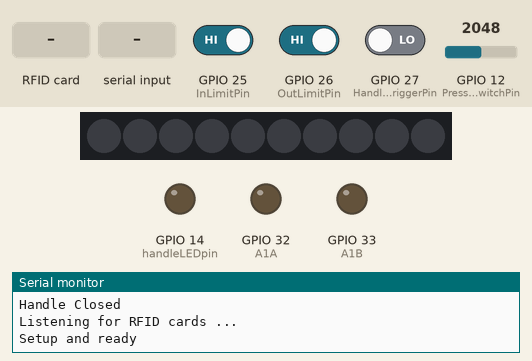
Recording of a sketch running on a simulated ESP32. On the bench: 10 RGB LEDs in strip order, left to right, output pins drawn as LEDs (lit = HIGH), the last lines printed to the serial monitor. The test bench sets the inputs (shaded band); at power-on: GPIO 12 (PressureSwitchPin) = 2048, GPIO 27 (HandleTriggerPin) LOW, GPIO 25 (InLimitPin) HIGH, GPIO 26 (OutLimitPin) HIGH. Dim RGB values are drawn brighter than linear.

Above: at 3.2 s.
3.3 s: GPIO 12 (PressureSwitchPin) set to 0
At 5.2 s:
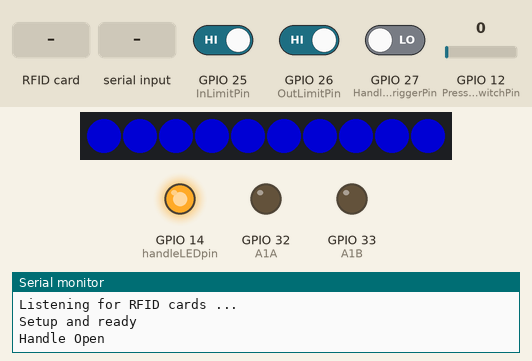
5.5 s: RFID card 5E 7A 19 C4 held to the reader
At 5.8 s:
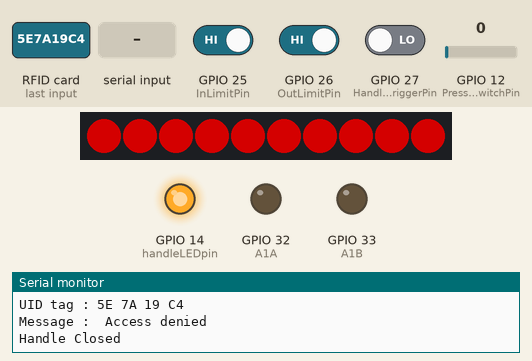
8.5 s: GPIO 27 (HandleTriggerPin) driven HIGH
At 9.4 s:
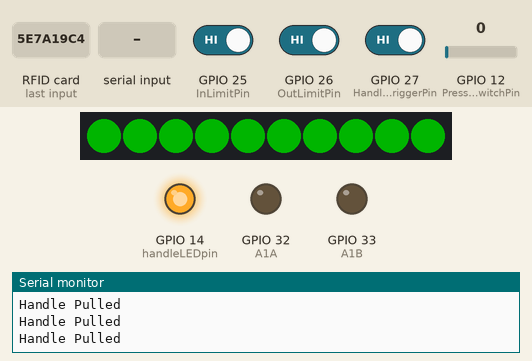
10.0 s: "c" received over Serial
At 11.3 s:
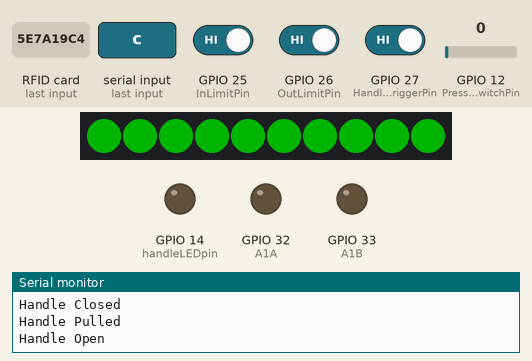
13.0 s: RFID card 59 7D 80 C2 held to the reader
At 14.2 s:
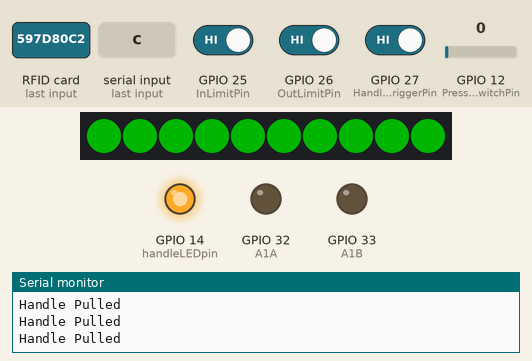
14.5 s: GPIO 27 (HandleTriggerPin) driven LOW
At 14.9 s:
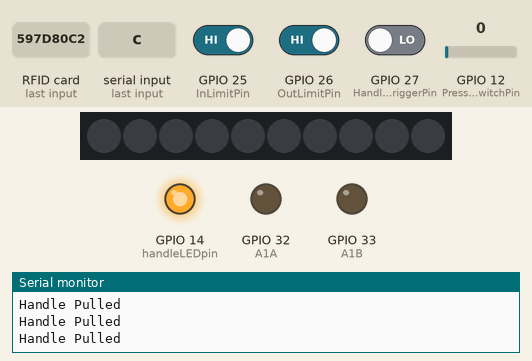
Timing chart, 0 to 17.0 s (numbered marks = the images above; inputs shaded):
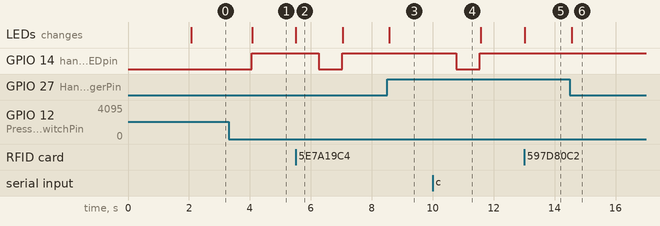

Measured:
- after the input at 3.3 s, GPIO 14 (handleLEDpin): LOW → HIGH after 0.76 s; the LEDs: change after 0.79 s (image 1)
- after the input at 5.5 s, GPIO 14 (handleLEDpin): HIGH → LOW after 0.75 s, → HIGH 0.78 s later; the LEDs: change at once (image 2)
- after the input at 8.5 s, the LEDs: change after 0.07 s (image 3)
- after the input at 10.0 s, GPIO 14 (handleLEDpin): HIGH → LOW after 0.77 s, → HIGH 0.78 s later
- after the input at 13.0 s, the LEDs: change at once (image 5)
- after the input at 14.5 s, the LEDs: change after 0.07 s (image 6)
- what the display in image 2 shows lasts 1.6 s, from 5.5 s to 7.1 s

The sketch:

Tesla_Door_Handle.ino
```cpp
/*
  Code for controlling Tesla Door Handle
  motor R opens, Motor L closes, O turns motor off
   Pin definitions can be changed and adapted to whatever you like.
   Use Pullup resistors on limit switches
   Connect motor to 5-12v dc, both work just fine.
   I am using an MFRC522 RFID card reader to unlock the door but the code could be easily adapted to suit a host of purpuses :)
*/

//-----RFID Libraries and definitions-----
#include <SPI.h>
#include <MFRC522.h>

#define SS_PIN 21
#define RST_PIN 17

MFRC522 mfrc522(SS_PIN, RST_PIN);   // Create MFRC522 instance.

//LED Library
#include "FastLED.h"                                          // FastLED library. Preferably the latest copy of FastLED 2.1.


//------Pin Definitions-----

//Motor Definitions

const int A1A = 32;//define pin 2 for A1A
const int A1B = 33;//define pin 3 for A1B

//Limit switch definitions

#define InLimitPin 25
#define OutLimitPin 26
#define HandleTriggerPin 27
#define PressureSwitchPin 12

//Handle Light definitions
#define handleLEDpin 14  //led that is built into the handle

//LED Strip pin Definitons
// Fixed global definitions.
#define LED_DT 4                                             // Data pin to connect to the strip.


//-----Integer Definitions-----

//limit switch integers
int InLimitStatus = 0;
int OutLimitStatus = 0;
int HandleTriggerStatus = 0; //storing handle pulled switch status

//Pressure Switch
int PressureSwitchStatus = 0;  //For storing Pressure Sensor state

//Serial definitons
char receivedChar;
boolean newData = false;


//motion state definitions
int currentPosition = 0; //0 means closed 1 means open
int targetPosition = 0; //the handle position we want it to move to


//LED Strip Definitons
#define COLOR_ORDER GRB                                       // Are they RGB, GRB or what??
#define LED_TYPE WS2812B                                       // Don't forget to change LEDS.addLeds
#define NUM_LEDS 10                                           // Number of LED's.
int brightness = 0;  //brigtness used in fade functions
int fadeAmount = 5;  //speed of fade

uint8_t max_bright = 128;                                      // Overall brightness definition. It can be changed on the fly.
struct CRGB leds[NUM_LEDS];                                   // Initialize our LED array.

int LEDstatus = 0;   //0 is off, 1 is locked, 2, is unlocked, 3 is rf read, 4 is motion detected
int LastLEDstatus = 0; //store last led status

//led timer definitions
unsigned long previousMillis1 = 0;        // will store last time LED was updated
// constants won't change:
const long interval1 = 1000;           // interval at which to blink (milliseconds)


//Global State Variables (these are used to update everyting globally)

int LockedState = 0; //State to store whether or not the door is locked
int HandlePulledState = 0;  //0 os no pull, 1 is pulled
int LastHandlePulledState = 0;
int MotionState = 0;  //0 is no motion, 1 is motion
int DoorState = 0; //Whether or not door is closed, 0 is closed, 1 is open


void setup() {
  Serial.begin(115200);

  //Motor Pin Setup
  pinMode(A1A, OUTPUT);
  pinMode(A1B, OUTPUT);

  //Limit pin setup
  pinMode(InLimitPin, INPUT);
  pinMode(OutLimitPin, INPUT);
  pinMode(HandleTriggerPin, INPUT);

  //Pressure Switch
  pinMode(PressureSwitchPin, INPUT);

  //handle led pin setup
  pinMode(handleLEDpin, OUTPUT);

  //LED Strip Setup
  LEDS.addLeds<LED_TYPE, LED_DT, COLOR_ORDER>(leds, NUM_LEDS);  // Use this for WS2801 or APA102
  set_max_power_in_volts_and_milliamps(5, 500);               // This is used by the power management functionality and is currently set at 5V, 500mA.
  FastLED.setBrightness(max_bright);
  LEDstatus = 3;  //set leds to off
  delay(1000);
  LEDstatus = 0;

  delay(1000);

  //Initializing the handle
  UpdateLimits();
  UpdatePosition();
  if (currentPosition == 0) {
    Serial.println("Handle Closed");
  }
  if (currentPosition == 1) {
    Serial.println("Handle Opened");
  }

  //RFID setup
  SPI.begin();      // Initiate  SPI bus
  mfrc522.PCD_Init();   // Initiate MFRC522
  Serial.println("Listening for RFID cards ...");
  Serial.println();
  //If you set Antenna Gain to Max it will increase reading distance
  mfrc522.PCD_SetAntennaGain(mfrc522.RxGain_max);

  //Finishing up setup
  Serial.println("Setup and ready");
}

void loop() {

  //-----Handle Loop-----
  ListenToPressureSensor();

  UpdateLimits();
  //debugSwitches();
  HandleSerial(); //listen for commands for position control


  //Listen for position change commands
  if (targetPosition == 1 && currentPosition == 0) {
    openHandle();
  }

  if (targetPosition == 0 && currentPosition == 1) {
    closeHandle();
  }

  //Listen for handle pull commands
  if (HandleTriggerStatus == 1) {
    HandlePulled(); //runs whatever function needed when handle is pulled
  } else {
    HandleNotPulled();
  }

  //run functions based on handle position
  if (currentPosition == 1) {
    HandleOpen();
  }
  if (currentPosition == 0) {
    HandleClosed();
  }


  //-----RFID Loop-----
  ListenForRFID();

  //Update Status Leds
  HandleIndicatorLEDs();


}//-----end loop-----:)

//------------Handle State Functions--------------

void HandlePulled() {
  Serial.println("Handle Pulled");
  HandlePulledState = 1;
}

void HandleNotPulled() {
  HandlePulledState  = 0;
}

void HandleOpen() {
  digitalWrite(handleLEDpin, HIGH);
}

void HandleClosed() {
  digitalWrite(handleLEDpin, LOW);
}

//------------motor control functions--------------

void openHandle() {
  if (OutLimitStatus == 0) {
    Serial.println("Handle Opening");
    motor('R');// Turn motor on in opening direction
    //LEDstatus = 4; //handle is open, update leds
  }

  if (OutLimitStatus == 1) {
    motor('O');// Turn motor OFF
    Serial.println("Handle Open");
    delay(750); //debounce delay for other functions
    currentPosition = 1;  //update current position
  }
}


void closeHandle() {
  if (InLimitStatus == 0) {
    Serial.println("Handle Closing");
    motor('L');// Turn motor on in opening direction
  }

  if (InLimitStatus == 1) {
    motor('O');// Turn motor OFF
    Serial.println("Handle Closed");
    delay(750); //debounce delay for other functions
    currentPosition = 0;  //update current position
  }
}

void motor(char d)
{
  if (d == 'R') {
    digitalWrite(A1A, LOW);
    digitalWrite(A1B, HIGH);
  } else if (d == 'L') {
    digitalWrite(A1A, HIGH);
    digitalWrite(A1B, LOW);
  } else {
    //Robojax.com L9110 Motor Tutorial
    // Turn motor OFF
    digitalWrite(A1A, LOW);
    digitalWrite(A1B, LOW);
  }
}// motorA end


//----------position and limit reading functions-------------

void UpdatePosition() {

  if (OutLimitStatus == 1) {
    currentPosition = 1;  //update current position
  }
  if (InLimitStatus == 1) {
    currentPosition = 0;  //update current position
  }
}

void UpdateLimits() {
  //read limit switches
  InLimitStatus = digitalRead(InLimitPin);
  OutLimitStatus = digitalRead(OutLimitPin);
  HandleTriggerStatus = digitalRead(HandleTriggerPin);
}


void debugSwitches() {
  Serial.print("In Limit- ");
  Serial.print(InLimitStatus);
  Serial.print("---");
  Serial.print("Out Limit- ");
  Serial.print(OutLimitStatus);
  Serial.print("---");
  Serial.print("Handle Switch- ");
  Serial.println(HandleTriggerStatus);
}

bool ReadPressureSensor() {  //returns 1 or 0 based on pulled state
  PressureSwitchStatus = analogRead(PressureSwitchPin);
  //Serial.println(PressureSwitchStatus);
  if (PressureSwitchStatus == 0) {
    return true;
  } else {
    return false;
  }
}

void ListenToPressureSensor() {
  //Pressure Sensor Locking and Opening
  if (ReadPressureSensor() == true) {  //open the handle if pressure sensor is tapped
    if (LockedState == 0) {
      if (currentPosition == 0) {
        targetPosition = 1;
        LEDstatus = 3; //leds blue
      }
    } else {
      Serial.println("Sorry, I'm Locked. Unlock me with your RFID key");
    }
  }
}


//------------Serial control functions------------


void HandleSerial() {
  if (Serial.available() > 0) {
    receivedChar = Serial.read();

    if (receivedChar == 'o') {
      targetPosition = 1;
    }
    if (receivedChar == 'c') {
      targetPosition = 0;
    }
    newData = true;
  }
}


//-----------------RFID Control Functions----------------

void ListenForRFID() {

  // Look for new cards
  if ( ! mfrc522.PICC_IsNewCardPresent())
  {
    return;
  }
  // Select one of the cards
  if ( ! mfrc522.PICC_ReadCardSerial())
  {
    return;
  }
  //Show UID on serial monitor
  Serial.print("UID tag :");
  String content = "";
  byte letter;
  for (byte i = 0; i < mfrc522.uid.size; i++)
  {
    Serial.print(mfrc522.uid.uidByte[i] < 0x10 ? " 0" : " ");
    Serial.print(mfrc522.uid.uidByte[i], HEX);
    content.concat(String(mfrc522.uid.uidByte[i] < 0x10 ? " 0" : " "));
    content.concat(String(mfrc522.uid.uidByte[i], HEX));
  }
  Serial.println();
  Serial.print("Message : ");
  content.toUpperCase();
  if (content.substring(1) == "59 7D 80 C2") //change here the UID of the card/cards that you want to give access
  {
    Serial.println("Authorized access");
    Serial.println();
    targetPosition = 1;  //Open the handle
    LEDstatus = 2;  //leds green
    //delay(3000);
  }

  else   {
    Serial.println(" Access denied");
    targetPosition = 0; //Close the handle
    LEDstatus = 5; //leds red
    //delay(3000);
  }
}


/**
   Helper routine to dump a byte array as hex values to Serial.
*/
void printHex(byte * buffer, byte bufferSize) {
  for (byte i = 0; i < bufferSize; i++) {
    Serial.print(buffer[i] < 0x10 ? " 0" : " ");
    Serial.print(buffer[i], HEX);
  }
}

/**
   Helper routine to dump a byte array as dec values to Serial.
*/
void printDec(byte * buffer, byte bufferSize) {
  for (byte i = 0; i < bufferSize; i++) {
    Serial.print(buffer[i] < 0x10 ? " 0" : " ");
    Serial.print(buffer[i], DEC);
  }
}


//-------------LED Control Functions-----------
void HandleIndicatorLEDs() {
  if (LEDstatus == 0) {
    fill_solid(leds, NUM_LEDS, CRGB::Black);     // turn leds off
    FastLED.show();
  }
  if (LEDstatus == 1) {  //locked
    fill_solid(leds, NUM_LEDS, CRGB::Orange);     // turn leds off
    FastLED.show();
  }
  if (LEDstatus == 2) {  //unlocked/opened
    fill_solid(leds, NUM_LEDS, CRGB::Green);     // turn leds off;
    FastLED.show();
  }
  if (LEDstatus == 3) {  //rf read
    fill_solid(leds, NUM_LEDS, CRGB::Blue);     // turn leds off
    FastLED.show();
  }
  if (LEDstatus == 4) {  //Motion (white)
    fill_solid(leds, NUM_LEDS, CRGB::White);     // turn leds off
    FastLED.show();
  }
  if (LEDstatus == 5) {  //error
    fill_solid(leds, NUM_LEDS, CRGB::Red);     // turn leds off
    FastLED.show();
  }


  if (HandlePulledState == 1 && LastHandlePulledState == 0) {
    LEDstatus = 2; //blue
    LastHandlePulledState = 1;
  }

  if (HandlePulledState == 0 && LastHandlePulledState == 1) {
    LastHandlePulledState = 0;
    LEDstatus = 0; //off
  }

}//end handleledindicators

void fill_grad() {

  uint8_t starthue = beatsin8(5, 0, 255);
  uint8_t endhue = beatsin8(7, 0, 255);

  if (starthue < endhue) {
    fill_gradient(leds, NUM_LEDS, CHSV(starthue, 255, 255), CHSV(endhue, 255, 255), FORWARD_HUES); // If we don't have this, the colour fill will flip around.
  } else {
    fill_gradient(leds, NUM_LEDS, CHSV(starthue, 255, 255), CHSV(endhue, 255, 255), BACKWARD_HUES);
  }

} // fill_grad()


//void pulseColor(int r, int g, int b) {
//  unsigned long currentMillis1 = millis();
//
//
//  if (currentMillis1 - previousMillis1 >= interval1) {
//    // save the last time you blinked the LED
//    previousMillis1 = currentMillis1;
//
//  }
//}
```
